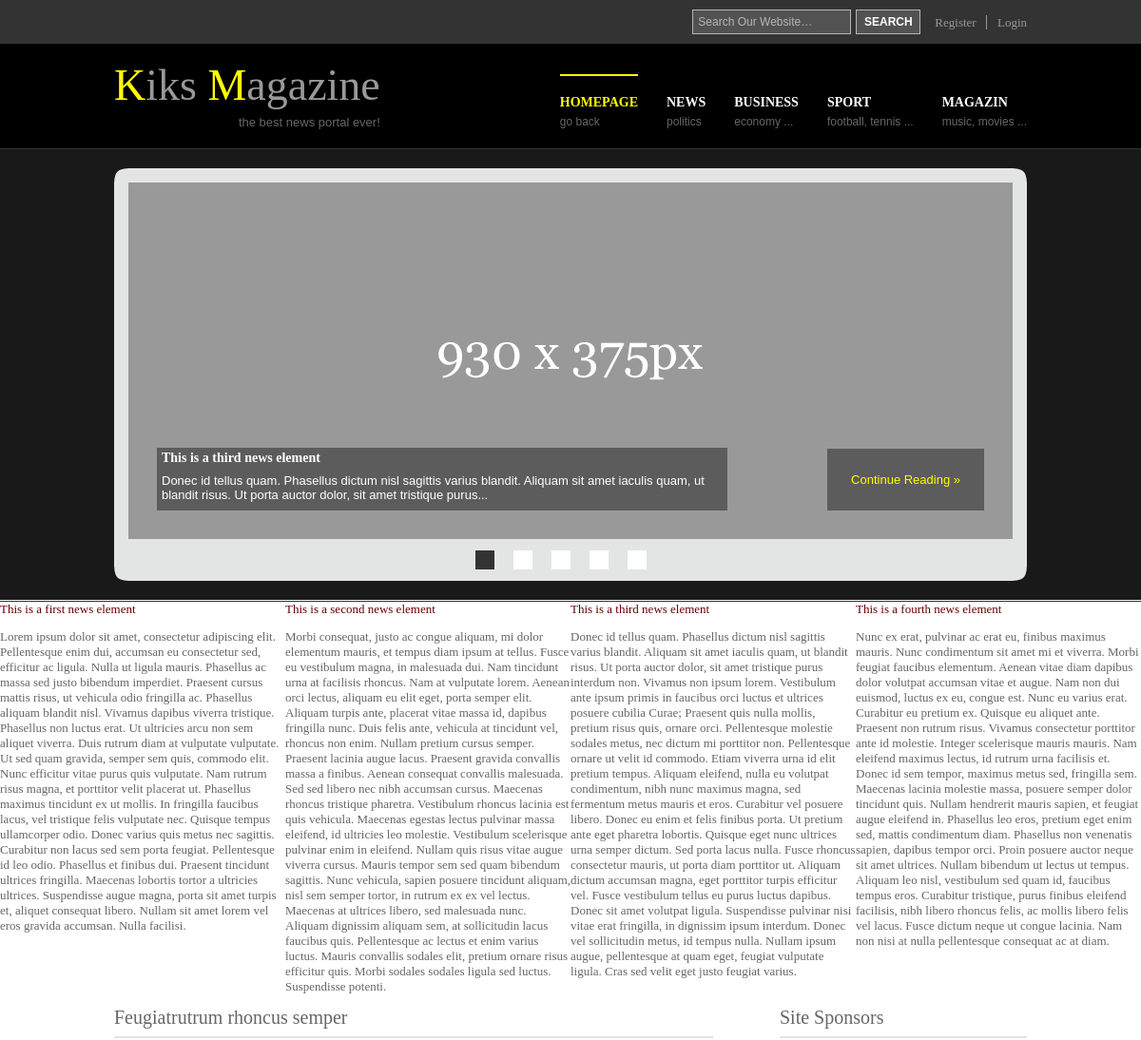
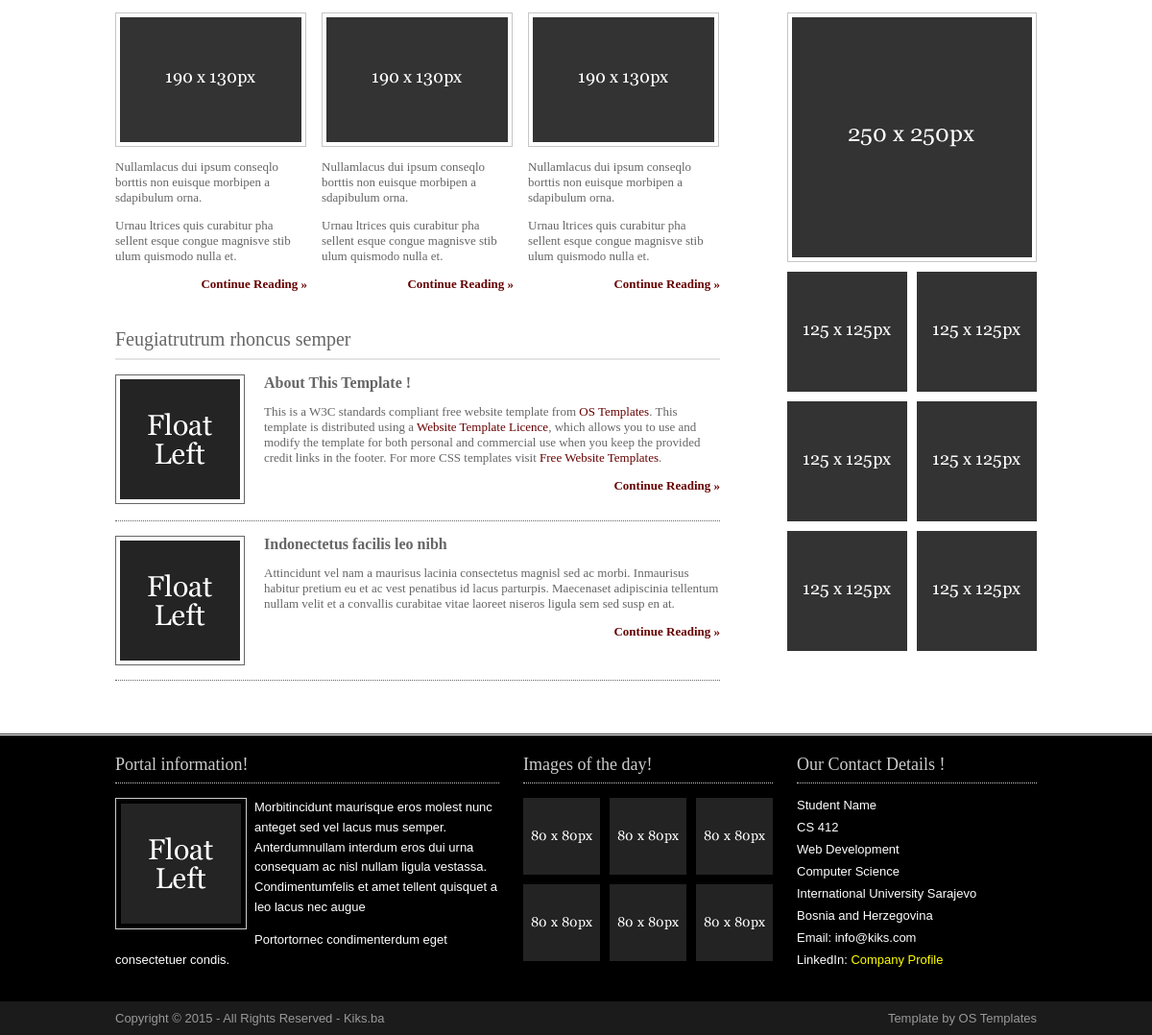
The page / on the database its author committed (2 pictures, top to bottom).
### tables this page shows
CREATE TABLE news (
news_id TINYINT UNSIGNED NOT NULL AUTO_INCREMENT,
title VARCHAR(160) NOT NULL,
date DATETIME NOT NULL,
source VARCHAR(100) NOT NULL,
category VARCHAR(50) NOT NULL,
body LONGTEXT NOT NULL,
PRIMARY KEY (news_id)
);

### index.php (the view, shortened to what this page needs)
<div class="wrapper col2">
<div id="featured_slide">
<?php
require ('./mysqli_connect.php');
$q = "SELECT * FROM news ORDER BY date LIMIT 5;";
$r = @mysqli_query ($dbc, $q);
$num = mysqli_num_rows($r);
if ($num > 0) {
    while ($row = mysqli_fetch_array($r, MYSQLI_ASSOC)) {
        $news_body = strip_tags($row['body']);
        if (strlen($news_body) > 170) {
            $stringCut = substr($news_body, 0, 170);
            $news_body = substr($stringCut, 0, strrpos($stringCut, ' ')). '...';
        }
        echo '<div class="featured_box">';
        echo '<div class="floater">';
        echo '<h2>' . $row['title'] . '</h2>';
        echo $news_body;
        echo '</div>';
        echo '<p class="readmore"><a href="./news_item.php">Continue Reading &raquo;</a></p>';
        echo '<img src="images/demo/930x375.gif" alt="" /> </div>';
    }
    echo '</div></div>';
} else {
}
?>
    <div class="wrapper col3">
    <?php
        $results = $dbc->query('SELECT * FROM news LIMIT 4');
        foreach ($results as $row ) {
            ?>
           <div class="element" style="width:25%; float:left;">
                <a href="news_item.php?id=<?= $row['news_id']; ?>"<h1><?php print_r($row['title']); ?></h1></a>
                <p><?php print_r($row ['body']); ?></p>
           </div>
            <?php
        }
    ?>
        <div class="container">
            <div class="content">
                <div id="topstory">
                    <h2>Feugiatrutrum rhoncus semper</h2>
                    <ul>
                        <li><img src="images/demo/190x130.gif" alt="" />
                            <p>Nullamlacus dui ipsum conseqlo borttis non euisque morbipen a sdapibulum orna.</p>
                            <p>Urnau ltrices quis curabitur pha sellent esque congue magnisve stib ulum quismodo nulla et.</p>
                            <p class="readmore"><a href="#">Continue Reading &raquo;</a></p>
                        </li>
                        <li><img src="images/demo/190x130.gif" alt="" />
                            <p>Nullamlacus dui ipsum conseqlo borttis non euisque morbipen a sdapibulum orna.</p>
                            <p>Urnau ltrices quis curabitur pha sellent esque congue magnisve stib ulum quismodo nulla et.</p>
                            <p class="readmore"><a href="#">Continue Reading &raquo;</a></p>
                        </li>
                        <li class="last"><img src="images/demo/190x130.gif" alt="" />
                            <p>Nullamlacus dui ipsum conseqlo borttis non euisque morbipen a sdapibulum orna.</p>
                            <p>Urnau ltrices quis curabitur pha sellent esque congue magnisve stib ulum quismodo nulla et.</p>
                            <p class="readmore"><a href="#">Continue Reading &raquo;</a></p>
                        </li>
                    </ul>
                    <br class="clear" />
                </div>
                <div id="latestnews">
                    <h2>Feugiatrutrum rhoncus semper</h2>
                    <ul>
                        <li>
                            <div class="imgholder"><img src="images/demo/imgl.gif" alt="" /></div>
                            <div class="latestnews">
                                <h2>About This Template !</h2>
                                <p>This is a W3C standards compliant free website template from <a href="http://www.os-templates.com/">OS Templates</a>. This template is distributed using a <a href="http://www.os-templates.com/template-terms">Website Template Licence</a>, which allows you to use and modify the template for both personal and commercial use when you keep the provided credit links in the footer. For more CSS templates visit <a href="http://www.os-templates.com/">Free Website Templates</a>.</p>
                                <p class="readmore"><a href="#">Continue Reading &raquo;</a></p>
                            </div>
                            <br class="clear" />
                        </li>
                        <li class="last">
                            <div class="imgholder"><img src="images/demo/imgl.gif" alt="" /></div>
                            <div class="latestnews">
                                <h2>Indonectetus facilis leo nibh</h2>
                                <p>Attincidunt vel nam a maurisus lacinia consectetus magnisl sed ac morbi. Inmaurisus habitur pretium eu et ac vest penatibus id lacus parturpis. Maecenaset adipiscinia tellentum nullam velit et a convallis curabitae vitae laoreet niseros ligula sem sed susp en at.</p>
                                <p class="readmore"><a href="#">Continue Reading &raquo;</a></p>
                            </div>
                            <br class="clear" />
                        </li>
                    </ul>
                </div>
            </div>
            <br class="clear" />
        </div>
    </div>

### layout/styles/navi.css (style rules this page uses)
#topnav { display:block; float:right; margin-top:22px; width:600px; font-size:14px; font-family:Georgia, "Times New Roman", Times, serif; }
#topnav ul, #topnav li { margin:0; padding:0; list-style:none; }
#topnav li { float:right; margin-right:30px; }
#topnav li span { display:block; margin:5px 0 0 0; padding:0; font-size:12px; font-weight:bold; font-family:Arial, Helvetica, sans-serif; text-transform:lowercase; color:#666666; background-color:#000000; font-weight:normal; line-height:normal; }
#topnav li a:link, #topnav li a:visited, #topnav li a:hover { display:block; margin:0; padding:20px 0 0 0; color:#FFFFFF; background-color:#000000; text-transform:uppercase; border-top:2px solid #000000; font-weight:bold; }
#topnav li a:hover, #topnav li.active a { color:#FFFF00; background-color:#000000; border-top-color:#FFFF00; }
#topnav li.last { margin-right:0; }

### layout/styles/forms.css (style rules this page uses)
form, fieldset, legend { margin:0; padding:0; border:none; }
input, textarea, select { font-size:12px; font-family:Georgia, "Times New Roman", Times, serif; }
#topline input { display:block; float:left; width:155px; margin:0 5px 0 0; padding:5px; color:#B6B6B6; background-color:#525252; border:1px solid #B6B6B6; font-size:12px; font-family:Arial, Helvetica, sans-serif; }
#topline input#go { width:68px; height:26px; margin:0; padding:4px 0; text-transform:uppercase; color:#FFFFFF; background-color:#525252; border:1px solid #B6B6B6; cursor:pointer; font-weight:bold; font-family:Arial, Helvetica, sans-serif; }

### layout/styles/featured_slide.css (style rules this page uses)
#featured_slide { display:block; position:relative; width:960px; margin:0 auto; height:390px; overflow:hidden; font-size:13px; font-family:Verdana, Arial, Helvetica, sans-serif; color:#FFFFFF; background:url("images/trans_top.png") top left no-repeat #E3E5E5; }
#featured_slide a, #featured_slide ul, #featured_slide img, #featured_slide p { margin:0; padding:0; border:none; outline:none; list-style:none; text-decoration:none; line-height:normal; }
#featured_slide h1, #featured_slide h2, #featured_slide h3, #featured_slide h4, #featured_slide h5, #featured_slide h6 { margin:0 0 8px 0; padding:0; line-height:normal; font-size:14px; font-weight:bold; font-family:Georgia, "Times New Roman", Times, serif; border-bottom:none; }
.featured_box { position:relative; display:block; width:930px; height:375px; margin:15px 0 0 15px; }
.featured_box img { width:930px; height:375px; }
.featured_box .floater { position:absolute; bottom:30px; width:590px; height:60px; margin:0 0 0 30px; padding:3px 5px; overflow:hidden; background:url("images/fs_txt_trans_bg.png"); }
#featured_slide p.readmore { position:absolute; bottom:30px; right:30px; margin:0 0 25px 0; }
#featured_slide p.readmore a { color:#FFFF00; background:url("images/fs_txt_trans_bg.png"); padding:25px; }

### rows shown on the page
news: title "This is a third news element", body "Donec id tellus quam. Phasellus dictum nisl sagittis varius blandit. Aliquam sit amet iaculis quam, ut blandit risus. Ut porta auctor dolor, sit amet tristique purus...", value "This is a third news element Donec id tellus quam. Phasellus dictum nisl sagittis varius blandit. Aliquam sit amet iaculis quam, ut blandit risus. Ut porta auctor dolor, sit amet tristique purus interdum non. Vivamus non ipsum lorem. Vestibulum ante ipsum primis in faucibus orci luctus et ultrices posuere cubilia Curae; Praesent quis nulla mollis, pretium risus quis, ornare orci. Pellentesque molestie sodales metus, nec dictum mi porttitor non. Pellentesque ornare ut velit id commodo. Etiam viverra urna id elit pretium tempus. Aliquam eleifend, nulla eu volutpat condimentum, nibh nunc maximus magna, sed fermentum metus mauris et eros. Curabitur vel posuere libero. Donec eu enim et felis…"
news: value "This is a first news element Lorem ipsum dolor sit amet, consectetur adipiscing elit. Pellentesque enim dui, accumsan eu consectetur sed, efficitur ac ligula. Nulla ut ligula mauris. Phasellus ac massa sed justo bibendum imperdiet. Praesent cursus mattis risus, ut vehicula odio fringilla ac. Phasellus aliquam blandit nisl. Vivamus dapibus viverra tristique. Phasellus non luctus erat. Ut ultricies arcu non sem aliquet viverra. Duis rutrum diam at vulputate vulputate. Ut sed quam gravida, semper sem quis, commodo elit. Nunc efficitur vitae purus quis vulputate. Nam rutrum risus magna, et porttitor velit placerat ut. Phasellus maximus tincidunt ex ut mollis. In fringilla faucibus lacus, vel…"
news: value "This is a second news element Morbi consequat, justo ac congue aliquam, mi dolor elementum mauris, et tempus diam ipsum at tellus. Fusce eu vestibulum magna, in malesuada dui. Nam tincidunt urna at facilisis rhoncus. Nam at vulputate lorem. Aenean orci lectus, aliquam eu elit eget, porta semper elit. Aliquam turpis ante, placerat vitae massa id, dapibus fringilla nunc. Duis felis ante, vehicula at tincidunt vel, rhoncus non enim. Nullam pretium cursus semper. Praesent lacinia augue lacus. Praesent gravida convallis massa a finibus. Aenean consequat convallis malesuada. Sed sed libero nec nibh accumsan cursus. Maecenas rhoncus tristique pharetra. Vestibulum rhoncus lacinia est quis vehicula.…"
news: value "This is a fourth news element Nunc ex erat, pulvinar ac erat eu, finibus maximus mauris. Nunc condimentum sit amet mi et viverra. Morbi feugiat faucibus elementum. Aenean vitae diam dapibus dolor volutpat accumsan vitae et augue. Nam non dui euismod, luctus ex eu, congue est. Nunc eu varius erat. Curabitur eu pretium ex. Quisque eu aliquet ante. Praesent non rutrum risus. Vivamus consectetur porttitor ante id molestie. Integer scelerisque mauris mauris. Nam eleifend maximus lectus, id rutrum urna facilisis et. Donec id sem tempor, maximus metus sed, fringilla sem. Maecenas lacinia molestie massa, posuere semper dolor tincidunt quis. Nullam hendrerit mauris sapien, et feugiat augue eleifend…"
